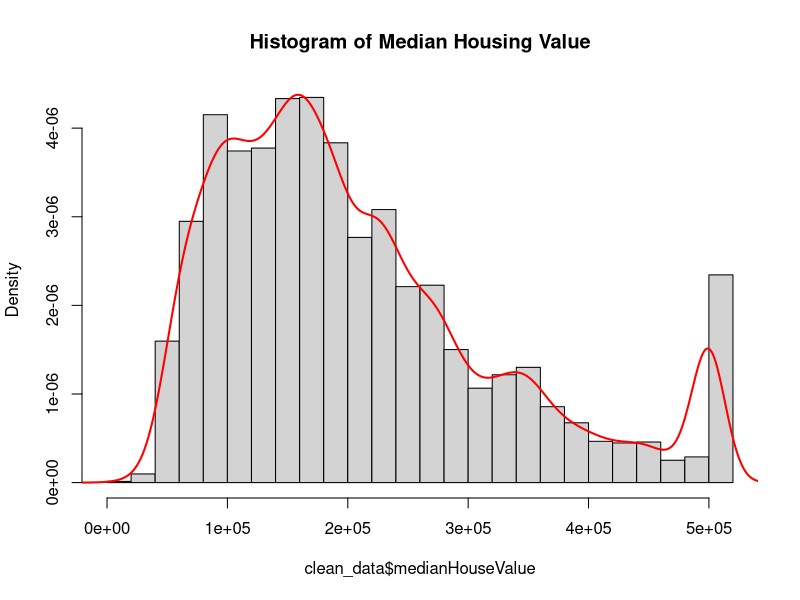
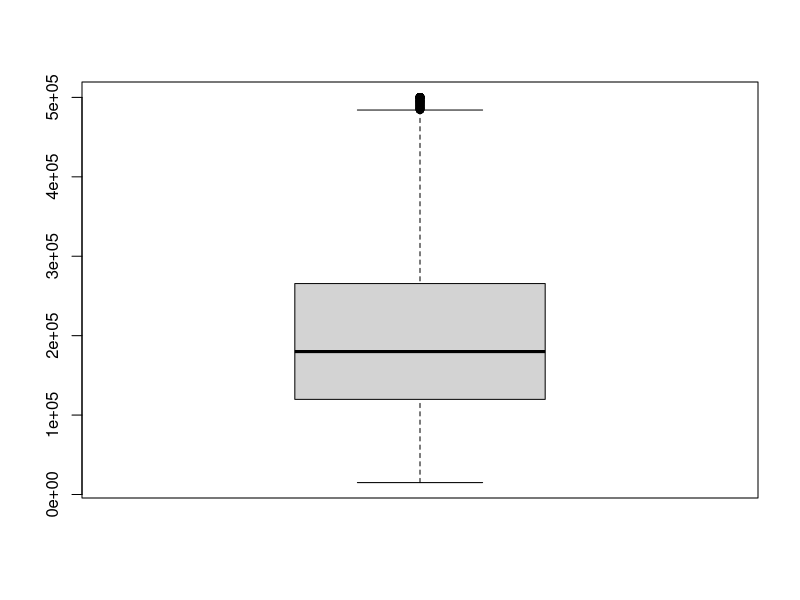
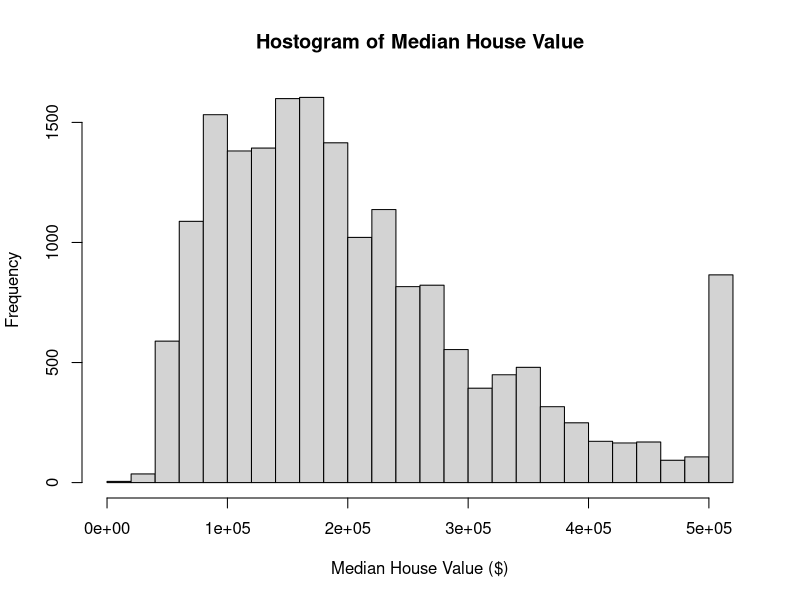
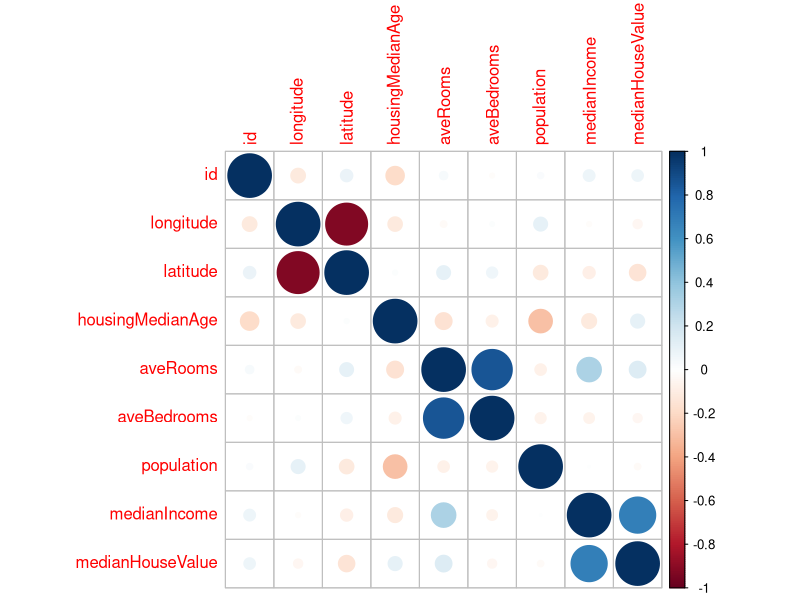
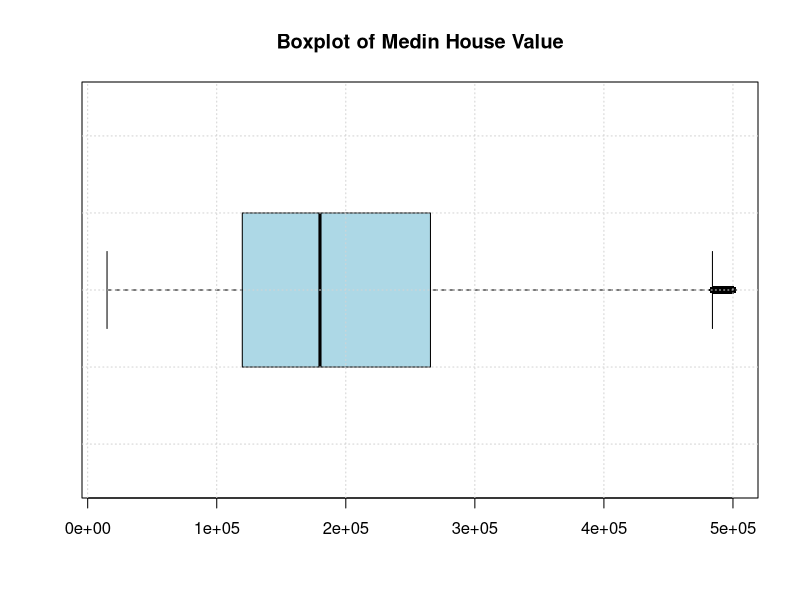
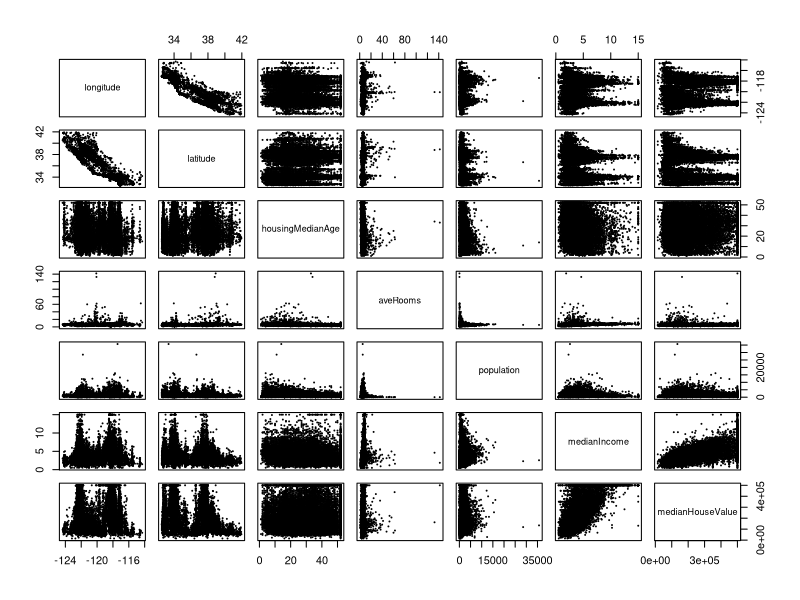
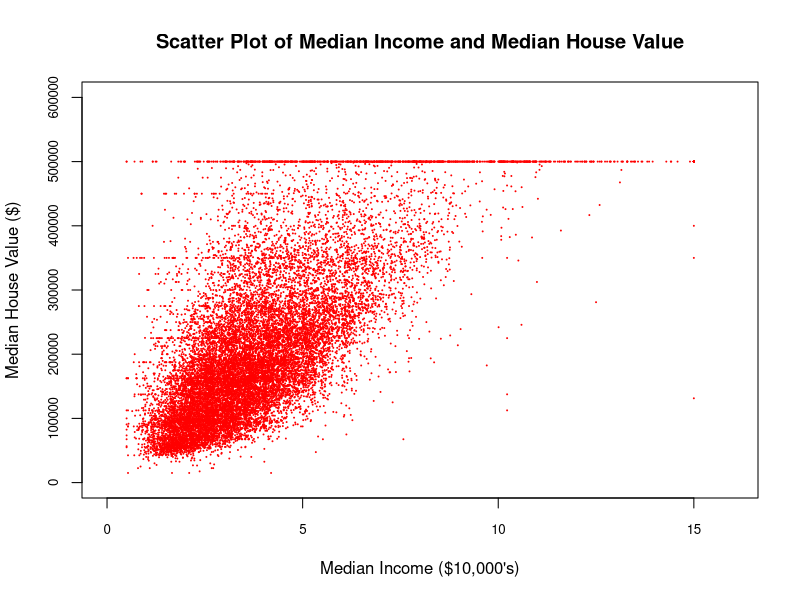
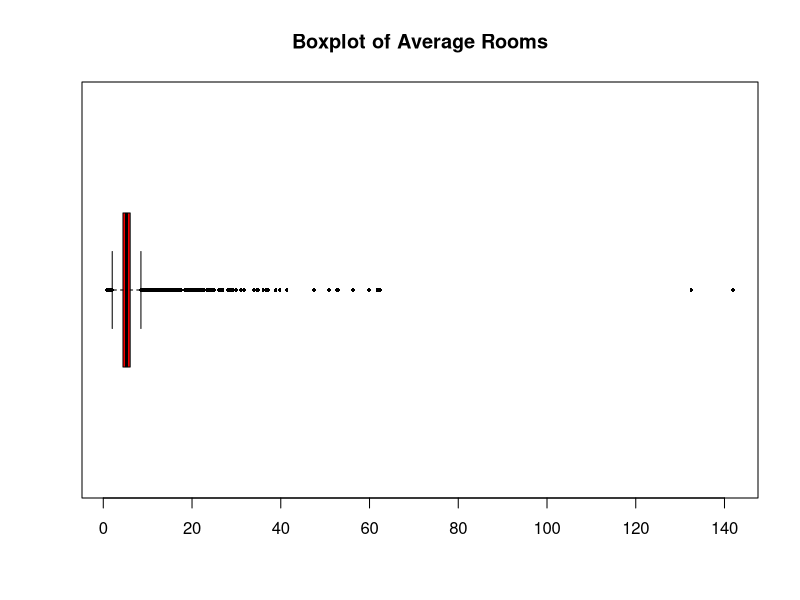

The R script that drew these images, in order: (Note: this script raises an error after producing the figures.)
## ---- chunk 1
knitr::opts_chunk$set(echo = TRUE)

library(car)
library(dplyr)
library(ggplot2)
library(car)

library(corrplot) # for correlation plot 
library(leaps) # for Best Subset Selection 
## ---- chunk 2
# Load the data 
data <- read.csv("Assignt1_data.csv", header = TRUE)

# Summary Statistics of the Original Data 
str(data) 
head(data)
dim(data) 
summary(data)
## ---- chunk 3
# Clean the data 
colSums(is.na(data))  # Count NAs in each column
# 190 out of 18640 rows with na values in aveBedrooms 
clean_data <- na.omit(data) # remove na rows 

# Summary Stats of the Cleaned Data 
str(clean_data) 
head(clean_data)
dim(clean_data) 
summary(clean_data)
## ---- chunk 4
hist(clean_data$medianHouseValue,
     breaks = 30,
     freq = FALSE,
     main = "Histogram of Median Housing Value")
lines(density(clean_data$medianHouseValue), col = "red", lwd = 2)
boxplot(clean_data$medianHouseValue)

hist(clean_data$medianHouseValue,
     xlab = "Median House Value ($)",
     ylab = "Frequency",
     main = "Hostogram of Median House Value",
     breaks = 25)
## ---- chunk 5
numeric.data <-  clean_data[sapply(clean_data, is.numeric)]
head(numeric.data)
cor_medianHouseValue <- cor(clean_data$medianHouseValue, 
                            clean_data[, c("longitude", 
                                            "latitude", 
                                            "housingMedianAge",
                                            "aveRooms",
                                            "aveBedrooms",
                                            "population",
                                            "medianIncome")])
print(cor_medianHouseValue)
corrplot(cor(clean_data[, sapply(clean_data, is.numeric)]), method = "circle")
## ---- chunk 6
boxplot_medianHouseValue <- boxplot(clean_data$medianHouseValue,
        main = "Boxplot of Medin House Value", 
        outline = TRUE, 
        col = "lightblue", 
        horizontal = TRUE,
        cex = 1, 
        col.out = "red", 
        pch = 16)
grid()

outliers <- boxplot_medianHouseValue$out
num_outliers <- length(outliers) 
print(paste("Number of outliers:", num_outliers))
## ---- chunk 7
# Pairwise scatter plots for numeric variables 
pairs(clean_data[, 
                 c("longitude", 
                   "latitude", 
                   "housingMedianAge", 
                   "aveRooms", 
                   "population", 
                   "medianIncome", 
                   "medianHouseValue")],
      cex = 0.1)

## ---- chunk 8
options(scipen = 999)
plot(clean_data$medianIncome, clean_data$medianHouseValue,
     xlab = "Median Income ($10,000's)", ylab = "Median House Value ($)",
     main = "Scatter Plot of Median Income and Median House Value",
     cex = 0.1,
     col = "red",
     xlim = c(0, 16),
     ylim = c(0, 600000), 
     cex.axis = 0.8)
## ---- chunk 9
boxplot(data$aveRooms, 
        main = "Boxplot of Average Rooms",
        cex = 0.5,
        pch = 16, 
        col = "red",
        horizontal = TRUE)
## ---- chunk 10
ggplot(clean_data, aes(x = clean_data$longitude, y = clean_data$latitude)) + 
  geom_point(aes(color = clean_data$medianHouseValue), size = 0.7) + 
  scale_color_gradient(low = "blue", high = "red", 
                       name = "Median House Value ($)") +
  theme_minimal() + 
  ggtitle("Geospatial Plot of Median Housing Price") + 
  labs(x = "Longitude", y = "Latitude") 

# Longitude represents east-west position (-180: west, 180: east) 
# Latitude represents north-south position  (-90: south, 90:north) 
## ---- chunk 11
ggplot(clean_data, aes(x = clean_data$longitude, y = clean_data$latitude)) + 
  geom_point(aes(color = clean_data$medianIncome), size = 0.7) + 
  scale_color_gradient(low = "blue", high = "red", 
                       name = "Median Income ($10,000's)") +
  theme_minimal() + 
  ggtitle("Geospatial Plot of Median Income ($10,000's)") + 
  labs(x = "Longitude", y = "Latitude") 
## ---- chunk 12
#Do each linear regression separately and view plots
#longitude, clearly non-linear poly?
lm.fit <- lm(medianHouseValue~longitude,data = data) 
summary(lm.fit)
plot(lm.fit)

# latitude, again non-linear poly?
lm.fit <- lm(medianHouseValue~latitude,data = data) 
summary(lm.fit)
plot(lm.fit)
## ---- chunk 13

## ---- chunk 14
# Keep medianIncome the same
#playing around a bit
#medianIncome non-linear and heterscedascity, some influential points too
#better

lm.fit <- lm(medianHouseValue~medianIncome,data = data)
summary(lm.fit)
par(mforw = c(2,2)); plot(lm.fit)

lm.fit <- lm(medianHouseValue~log(medianIncome),data = data) 
summary(lm.fit)
par(mforw = c(2,2)); plot(lm.fit)

#poly 2 looks pretty good, better than log
lm.fit <- lm(medianHouseValue~poly(medianIncome,2),data = data) 
summary(lm.fit)
par(mforw = c(2,2)); plot(lm.fit)
## ---- chunk 15

## ---- chunk 16
## MOST IMPORTANT BITS

#looks way better
#population, issues with leverage, heterscedascity
lm.fit <- lm(medianHouseValue~log(population),data = data) 
summary(lm.fit)
plot(lm.fit)


lm.fit <- lm(medianHouseValue~bedroomsPerRoom,data = data) 
summary(lm.fit)
plot(lm.fit)

lm.fit <- lm(medianHouseValue~aveBedroomsPerRoom,data = data) 
summary(lm.fit)
plot(lm.fit)
## ---- chunk 17
fit1 <- lm(clean_data$medianHouseValue ~. - id, data = clean_data) 
summary(fit1)
## ---- chunk 18
par(mfrow = c(2,2))
plot(fit1, cex = 0.1)
## ---- chunk 19
par(mfrow = c(1, 1)) 
options(scipen = 999) 
plot(fit1, which = 1, cex = 0.2, pch = 16, cex.axis = 0.6,
     main = "Residual Plot (Residual vs Fitted) of Fit1 (using all Predictors)") 
## ---- chunk 20
plot(fit1, which = 2, cex = 0.2, pch = 16, cex.axis = 0.8,
     main = "(Normal) QQ Plot of Fit1 (using all Predictors)") 
## ---- chunk 21
residuals_fit1 <- residuals(fit1)
stdresiduals_fit1 <- rstandard(fit1)
outlier_row_number <- which(abs(stdresiduals_fit1) > 3)

length(outlier_row_number) # gives how many outliers are there 
## ---- chunk 22
leverage_values <- hatvalues(fit1)

p_lvg <- length(coef(fit1)) 
n_lvg <- nrow(clean_data) 
threshold_lvg <- (p_lvg + 1) / n_lvg

highlvg_row_number <- which(leverage_values > threshold_lvg)
# highlvg_row_number 
length(highlvg_row_number)

plot(leverage_values, type = "h", col = "blue")
abline(h = 2 * mean(leverage_values), col = "red")
## ---- chunk 23
vif(fit1)
## ---- chunk 24
fit2 <- lm(clean_data$medianHouseValue ~. - id - population, data = clean_data) 
summary(fit2) 
# no obvious changes here in terms of t and F test results, Std Error and Estimate 
## ---- chunk 25
fit3 <- lm(clean_data$medianHouseValue ~. - id - population - longitude, 
           data = clean_data) 
summary(fit3) 
# Latitude become insiginificant this time - try interaction 
## ---- chunk 26
fit4 <- lm(clean_data$medianHouseValue ~. + longitude:latitude - id - population, 
           data = clean_data) 
summary(fit4) 
## ---- chunk 27
fit5 <- lm(clean_data$medianHouseValue ~. + longitude:latitude - id - population - aveBedrooms, 
           data = clean_data) 
summary(fit5) 
## ---- chunk 28
fit6 <- lm(clean_data$medianHouseValue ~. + longitude:latitude + aveRooms:aveBedrooms - id - population, 
           data = clean_data) 
summary(fit6) 
## ---- chunk 29
fit7 <- lm(log(medianHouseValue) ~ .
           + longitude:latitude + aveRooms:aveBedrooms - id - population, 
           data = clean_data)
summary(fit7)
## ---- chunk 30
lm_3var <- regsubsets(clean_data$medianHouseValue ~ ., 
                         data = clean_data, 
                         nvmax = 3)
coef(lm_3var, id = 3)
